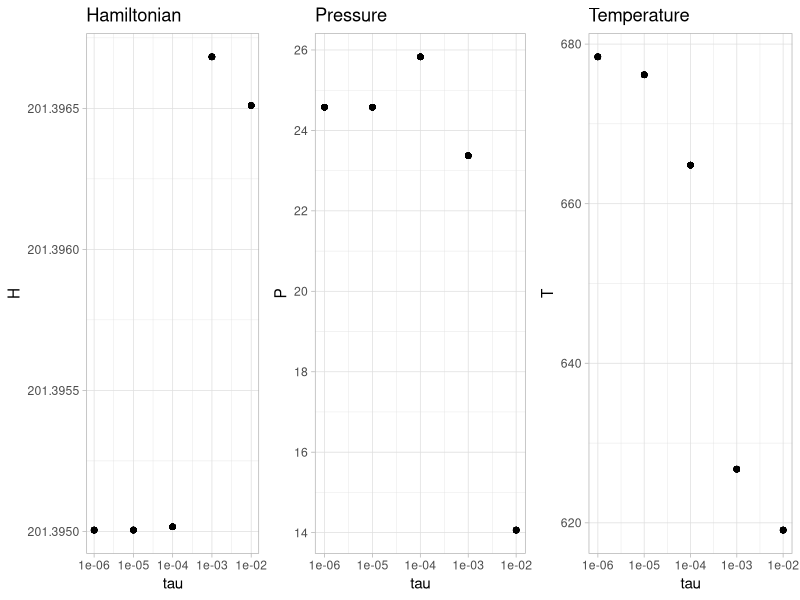
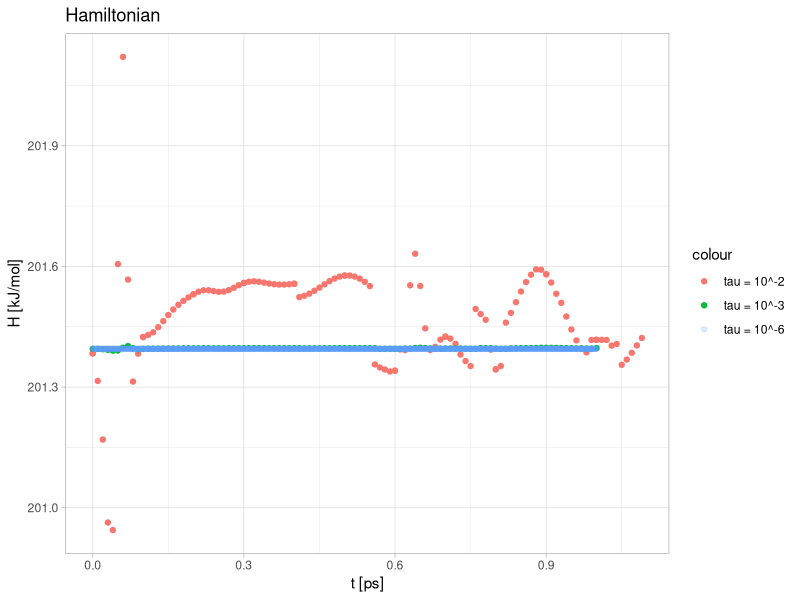
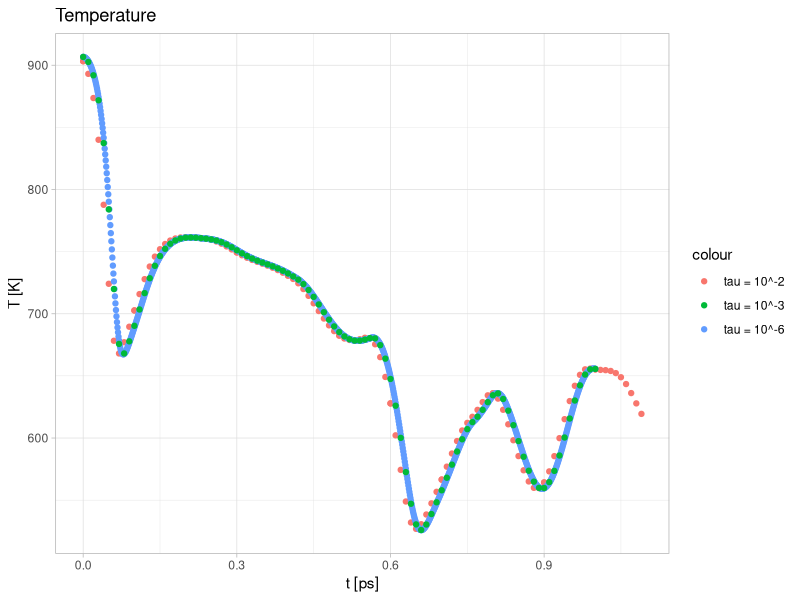
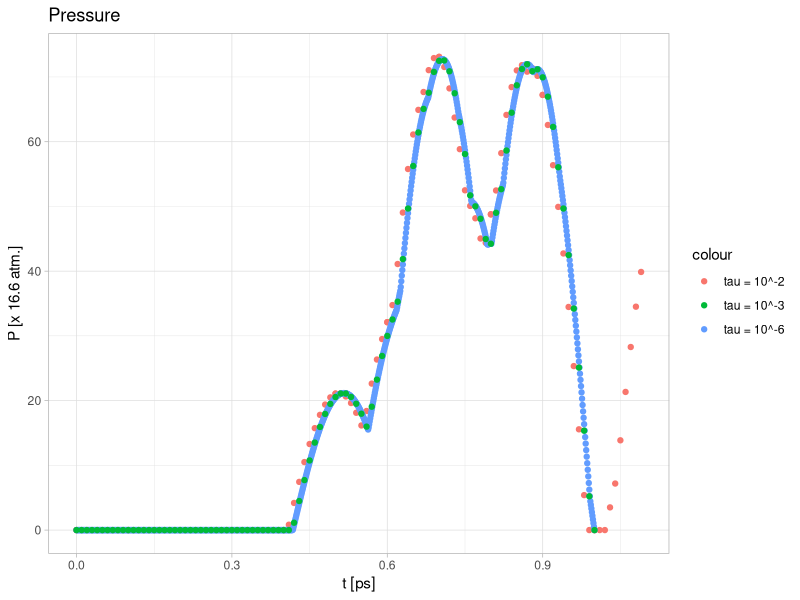
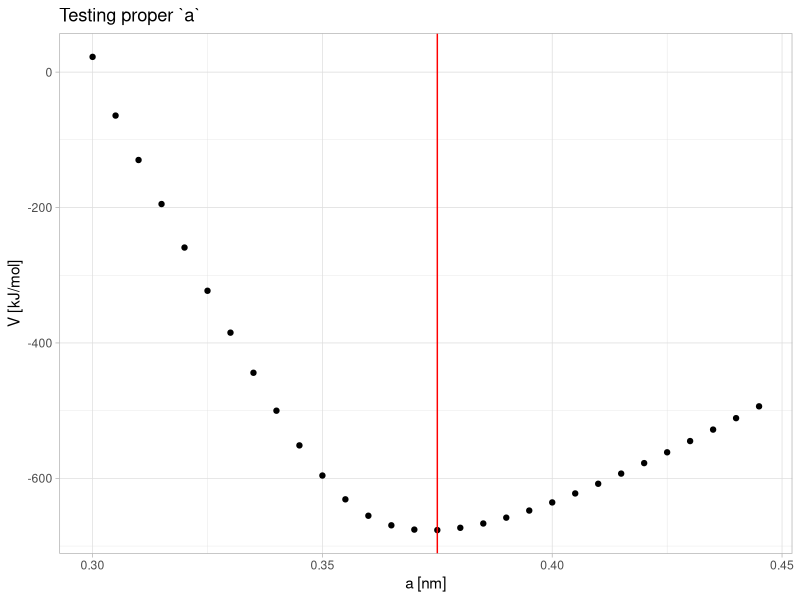
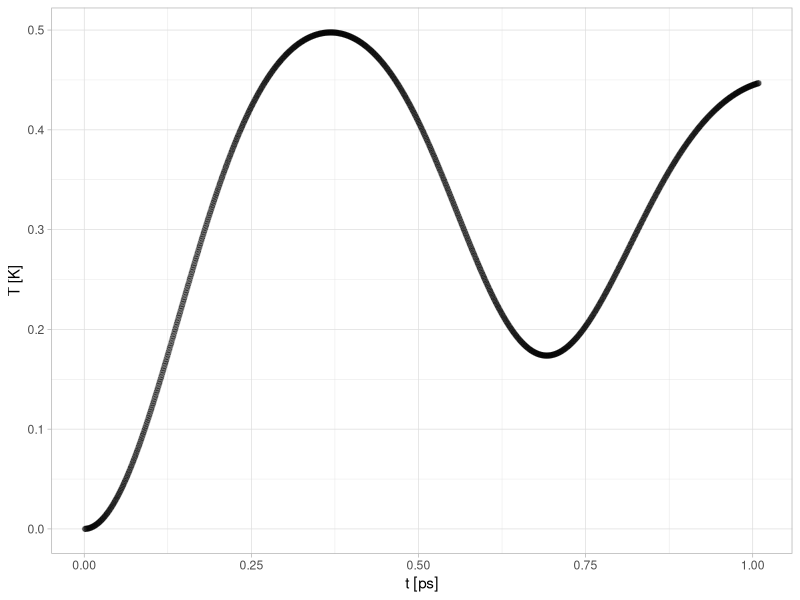
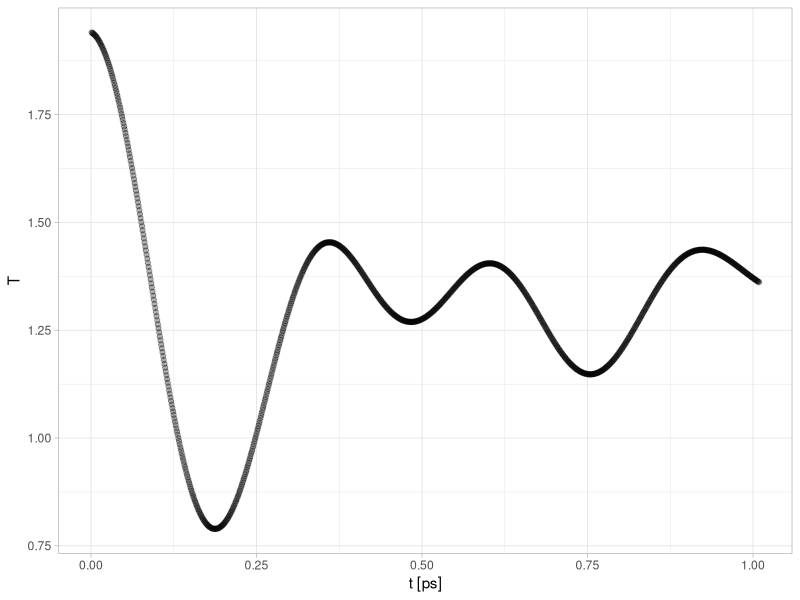

The R script that drew these images, in order:
## ---- chunk 1
# E_mean od tau
# H od t
# E_k, V, P od t

knitr::opts_chunk$set(echo = TRUE)
library(tidyverse)
library(gridExtra)
## ---- chunk 2
stability <- read.csv("output/stability.csv", header = F)
colnames(stability) <- c("tau", "H", "P", "T")
head(stability)
## ---- chunk 3
h <- ggplot(stability) + geom_point(aes(tau, H)) + scale_x_log10() + labs(title = "Hamiltonian") + theme_light()
p <- ggplot(stability) + geom_point(aes(tau, P)) + scale_x_log10() + labs(title = "Pressure") + theme_light()
t <- ggplot(stability) + geom_point(aes(tau, T)) + scale_x_log10() + labs(title = "Temperature") + theme_light()

# ggsave(filename = "stability.png", grid.arrange(h, p, t, nrow = 1), width = 12, height = 4)
grid.arrange(h, p, t, nrow = 1)
## ---- chunk 4
# library(latex2exp)
tau_e6 <- read.csv("output/5_1_out_tau=1e-6.csv", header = F)
tau_e2 <- read.csv("output/5_1_out_tau=1e-2.csv", header = F)
tau_e3 <- read.csv("output/5_1_out_tau=1e-3.csv", header = F)


colnames(tau_e6) <- c("t", "H", "V", "T", "P")
colnames(tau_e2) <- c("t", "H", "V", "T", "P")
colnames(tau_e3) <- c("t", "H", "V", "T", "P")
## ---- chunk 5
h_compare <- ggplot(tau_e2, aes(t, H)) +
    geom_point(aes(color = "tau = 10^-2")) +
    geom_point(data = tau_e3, aes(color = "tau = 10^-3")) +
    geom_point(data = tau_e6, aes(color = "tau = 10^-6"), alpha = 0.2) +
    labs(x = "t [ps]", y = "H [kJ/mol]", title = "Hamiltonian") +
    theme_light()

# ggsave(filename = "h_compare.png", h_compare, width = 12, height = 6)
h_compare 
## ---- chunk 6
t_compare <- ggplot(tau_e2, aes(t, T)) +
    geom_point(aes(color = "tau = 10^-2")) +
    geom_point(data = tau_e6, aes(color = "tau = 10^-6")) +
    geom_point(data = tau_e3, aes(color = "tau = 10^-3")) +
    labs(x = "t [ps]", y = "T [K]", title = "Temperature") +
    theme_light()

# ggsave(filename = "t_compare.png", t_compare, width = 12, height = 6)
t_compare
## ---- chunk 7
p_compare <- ggplot(tau_e2, aes(t, P)) +
    geom_point(aes(color = "tau = 10^-2")) +
    geom_point(data = tau_e6, aes(color = "tau = 10^-6")) +
    geom_point(data = tau_e3, aes(color = "tau = 10^-3")) +
    labs(x = "t [ps]", y = "P [x 16.6 atm.]", title = "Pressure") +
    theme_light()

# ggsave(filename = "p_compare.png", p_compare, width = 12, height = 6)
p_compare
## ---- chunk 8
a_testing <- read.csv("output/a_testing.csv", header = F)
colnames(a_testing) <- c("a", "V")
## ---- chunk 9
a_min <- a_testing %>%
    filter(V == min(a_testing$V))
a_min
## ---- chunk 10
ggplot(a_testing) +
    geom_point(aes(a, V)) +
    geom_vline(xintercept = a_min$a, color = "red") + 
    labs(x = "a [nm]", y = "V [kJ/mol]", title = "Testing proper `a`") + 
    theme_light()
## ---- chunk 11
testing_T_mean <- read.csv("output/5_2_out_tau=1e-4.csv", header = T)
colnames(testing_T_mean) <- c("t", "H", "V", "T", "P")
## ---- chunk 12
ggplot(testing_T_mean) +
    geom_point(aes(t, T), alpha = 0.3) + 
    labs(x = "t [ps]", y = "T [K]") +
    theme_light()
## ---- chunk 13
tmp <- read.csv("output/5_3_out_tau=1e-4.csv", header = T)
colnames(tmp) <- c("t", "H", "V", "T", "P")
## ---- chunk 14
ggplot(tmp) +
    geom_point(aes(t, T), alpha = 0.3) + 
    labs(x = "t [ps]") + 
    theme_light()
